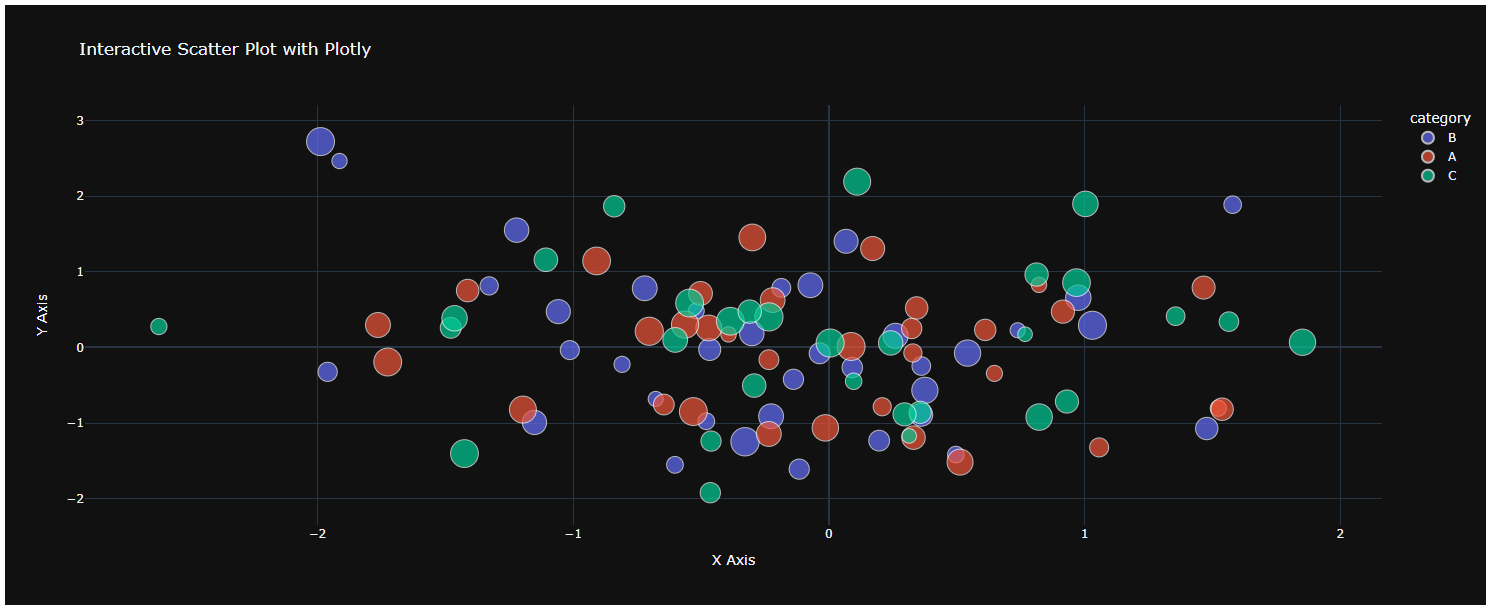

Write Python code to recreate this figure.
import plotly.graph_objects as go
import plotly.express as px
import pandas as pd
import numpy as np

# Generate sample data
np.random.seed(42)
df = pd.DataFrame({
    'x': np.random.randn(100),
    'y': np.random.randn(100),
    'category': np.random.choice(['A', 'B', 'C'], 100),
    'size': np.random.rand(100) * 30 + 10
})

# Create interactive scatter plot with Plotly Express
fig = px.scatter(
    df, 
    x='x', 
    y='y',
    color='category',
    size='size',
    hover_data=['x', 'y'],
    title='Interactive Scatter Plot with Plotly',
    labels={'x': 'X Axis', 'y': 'Y Axis'},
    template='plotly_dark'
)

# Enhance layout
fig.update_layout(
    hovermode='closest',
    showlegend=True,
    height=600
)

# Add interactive features
fig.update_traces(
    marker=dict(line=dict(width=1, color='white')),
    selector=dict(mode='markers')
)

# Show the plot
fig.show()

# Optional: Save as HTML for sharing
fig.write_html("interactive_scatter_plot.html")
